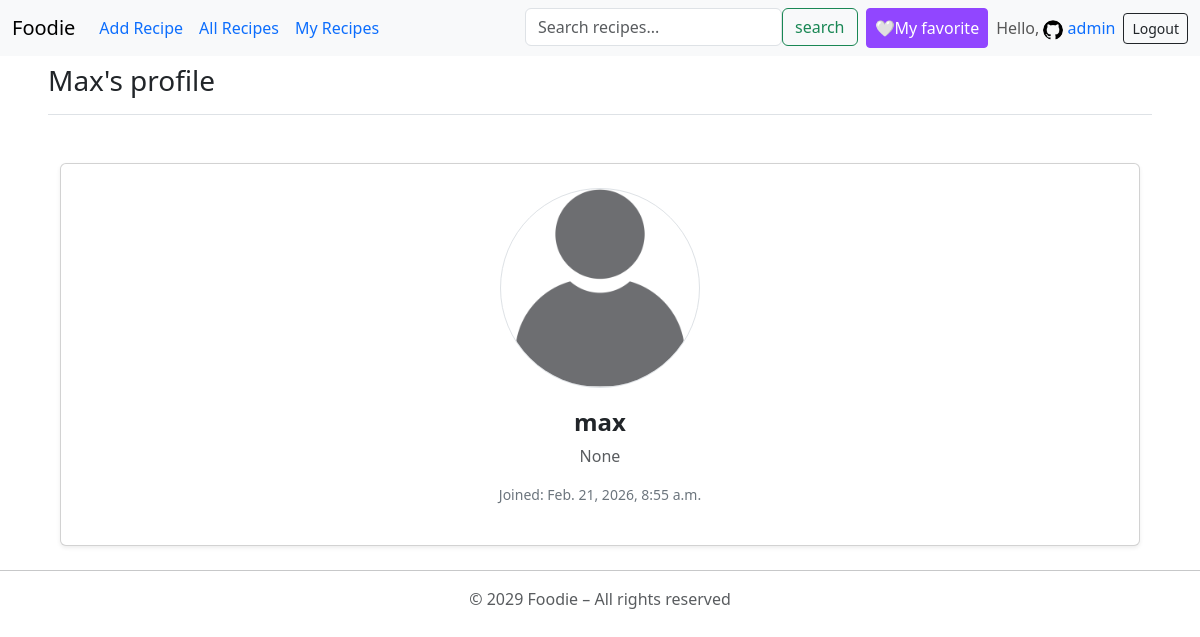
Screenshot of /recipes/profile/2/ (signed in) with the database file from the repository.
### accounts/models.py (models this page shows, shortened)
class UserProfile(models.Model):
    user = models.OneToOneField(User, on_delete=models.CASCADE, related_name="profile")
    bio = models.TextField(blank=True, null=True)
    date_created = models.DateTimeField(auto_now_add=True,  null=True)
    profile_photo = models.ImageField(upload_to="profile_photos/", null = True, blank = True)

### recipes/views.py (the view)
# urls.py: path('profile/<int:user_id>/', views.public_profile, name = 'public_profile'),
def public_profile(request, user_id):
    user_profile = get_object_or_404(UserProfile, user__id = user_id)
    context = {
        "user_profile": user_profile
    }
    return render(request, "recipes/public_profile.html", context)

### recipes/forms.py
class SearchForm(forms.Form):
    query = forms.CharField(
                    label="",
                    required=False,
                    widget=forms.TextInput(
                        attrs={
                            "placeholder":"Search recipes...",
                            "class":"form-control mr-sm-2"
                    }))

### recipes/context_processors.py (called while the page is built)
def search_form(request):
    return {'search_form': SearchForm()}

### recipes/templates/recipes/public_profile.html (shortened to what this page needs)
{% extends "base.html" %}
{% load static %}
{% block page_header %} <h3> {{ user_profile.user|capfirst }}'s profile </h3> {% endblock page_header %}
{% block content1 %}
<div class="container mt-5">
    <div class="card shadow-sm p-4 text-center mx-auto max-width-class-ava">
        {% if user_profile.profile_photo %}
            <img src="{{ user_profile.profile_photo.url }}"
             alt="profile-photo"
             class="rounded-circle mx-auto d-block mb-3 border"
             width="200" height="200">
        {% else %}
            <img src="{% static 'images/default_user.jpg' %}"
             alt="profile-photo"
             class="rounded-circle mx-auto d-block mb-3 border"
             width="200" height="200">
        {% endif %}
        <p class="fw-bold fs-4 mb-1">
            {{ user_profile.user }}
        </p>
        <p class="text-muted mb-3">
            {{ user_profile.bio }}
        </p>
        <p class="text-secondary small">
            Joined: {{ user_profile.date_created }}
        </p>
    </div>
</div>
{% endblock content1 %}

### templates/base.html (shortened to what this page needs)
<!DOCTYPE html>
<html lang="en">
<head>
    {% load django_bootstrap5 %}
    {% bootstrap_css %}
</head>
<body>
    <nav class="navbar navbar-expand-lg bg-body-tertiary">
        <div class="container-fluid">
            <a class="navbar-brand" href="{% url "foodie_app:foodie_app_home" %}">Foodie</a>
            <div class="collapse navbar-collapse" id="navbarNav">
            <ul class="navbar-nav w-100 d-flex">
                {% if user.is_authenticated %}
                    <li class="nav-item">
                        <a class="nav-link active text-primary" aria-current="page" href="{% url "foodie_app:add_recipe_no_genre" %}">Add Recipe</a>
                    </li>
                    <li class="nav-item">
                        <a class="nav-link active text-primary" aria-current="page" href="{% url "recipes:recipes_home" %}">All Recipes</a>
                    </li>
                    <li class="nav-item">
                        <a class="nav-link active text-primary" aria-current="page" href="{% url "recipes:my_recipes" %}">My Recipes</a>
                    </li>
                    <li class="nav-item ms-lg-auto">
                        <form class="d-flex" action="{% url "recipes:search_results" %}" method="get">
                            {{ search_form.query }}
                            <button type="submit" class="btn btn-outline-success my-2 my-sm-0">
                                search
                            </button>
                        </form>
                    </li>
                    <li class="nav-item mt-2 mt-lg-0 ms-lg-2">
                            <button class="btn btn-twitch btn-sm text-white d-flex align-items-center px-2 h-100">
                                <a class="text-white text-decoration-none fs-6" href={% url "recipes:favorite_recipes" %}>🤍My favorite</a>
                            </button>
                    </li>
                    <li class="nav-item">
                        <span class="nav-link">Hello, {% if request.user.profile.profile_photo %}
                            <a class="text-decoration-none" href="{% url "accounts:edit_user_profile" %}">
                                <img src="{{ request.user.profile.profile_photo.url }}" width=20 height=20 alt="profile-photo" class="rounded-circle">
                            </a>
                                {% endif %}
                            <a href="{% url "accounts:edit_user_profile" %}" class="text-primary text-decoration-none">
                                    {{ user.username }}
                            </a>
                        </span>
                    </li>
                {% endif %}
            </ul>
                {% if user.is_authenticated %}
                        <div>
                            <form action="{% url "accounts:logout" %}" method="post" class="d-flex">
                                <button type="submit" class="btn btn-outline-dark btn-sm">Logout</button>
                            </form>
                        </div>
                {% endif %}
            </div>
        </div>
    </nav>
    <main class="container-fluid py-2 px-5">
        <div class="pb-2 mb-3 border-bottom">
            {% block page_header %}
            {% endblock page_header %}
        </div>
        <div>
            {% block content1 %}
            {% endblock content1 %}
        </div>
    </main>
    <div>
        <hr>
        <footer>
            <p class="text-center text-body-secondary">© 2029 Foodie – All rights reserved</p>
        </footer>
    </div>
</body>
</html>

### templates/base.html (style rules this page uses)
.btn-twitch { background-color: #9146FF; border-color: #9146FF; color: white; }

### rows the page displays
UserProfile: user "Max", user "max", bio "None", date_created "Feb. 21, 2026, 8:55 a.m."

### other values shown
{{ user.username }} "admin"
